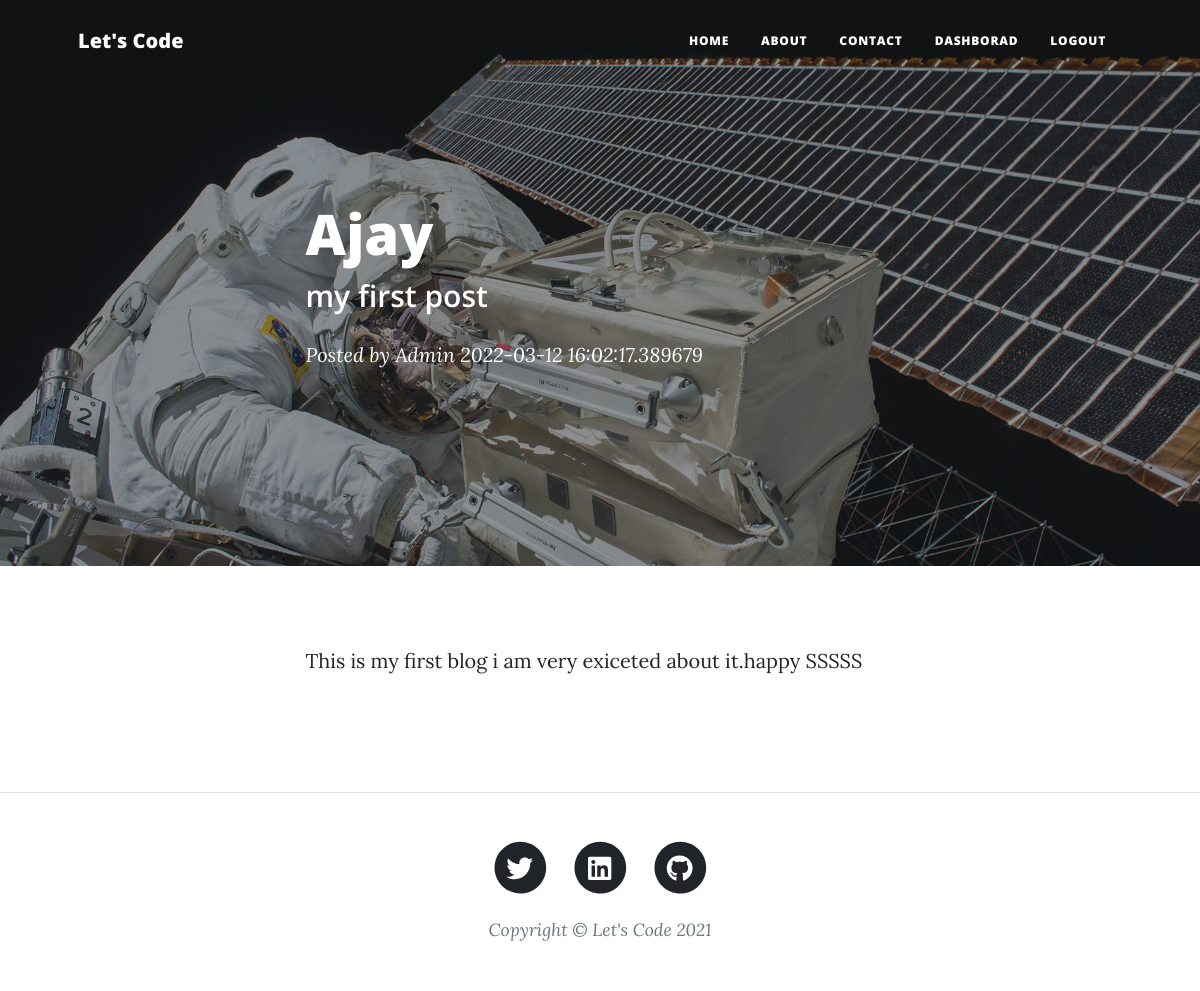
The app's page /post/first-post1 with its own data.
### main.py (models this page shows)
class Posts(db.Model):
    sno       = db.Column(db.Integer, primary_key=True)
    title      = db.Column(db.String(200),  nullable=False)
    tagline = db.Column(db.String(200),  nullable=False)
    slug     = db.Column(db.String(25),  nullable=False)
    content = db.Column(db.String(500),  nullable=False)
    date      = db.Column(db.String(12),  nullable=True)
    img_file = db.Column(db.String(12),  nullable=True)

### main.py (the view)
@app.route("/post/<string:post_slug>",methods =['GET'])
def post(post_slug):
    post = Posts.query.filter_by(slug=post_slug).first()
    return render_template("post.html", para = para , post = post)

### templates/post.html
{% extends 'base.html' %}
{% block body %}
        <header class="masthead" style="background-image: url('{{ url_for('static', filename='assets/img/post-bg.jpg') }}')">
            <div class="container position-relative px-4 px-lg-5">
                <div class="row gx-4 gx-lg-5 justify-content-center">
                    <div class="col-md-10 col-lg-8 col-xl-7">
                        <div class="post-heading">
                            <h1>{{post.title}}</h1>
                            <h2 class="subheading">{{post.tagline}}</h2>
                            <span class="meta">
                                Posted by
                                <a href="#!">Admin</a>
                                {{post.date}}
                            </span>
                        </div>
                    </div>
                </div>
            </div>
        </header>
        <article class="mb-4">
            <div class="container px-4 px-lg-5">
                <div class="row gx-4 gx-lg-5 justify-content-center">
                    <div class="col-md-10 col-lg-8 col-xl-7">
                        <p>
                            {{post.content}}
                        </p>
                    </div>
                </div>
            </div>
        </article>
{% endblock body %}

### records on screen
Posts: title "Ajay", tagline "my first post", date "2022-03-12 16:02:17.389679", content "This is my first blog i am very exiceted about it.happy SSSSS"

### other values on screen
{{ para['blog_title'] }} "Let's Code"
{{ para["blog_title"] }} "Let's Code"
